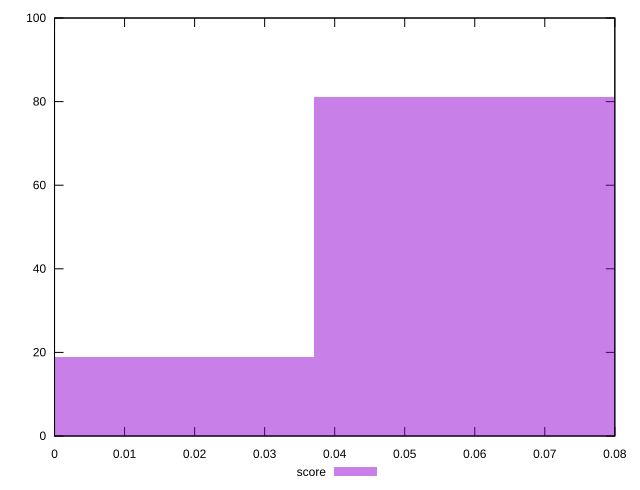

The gnuplot source for this figure:
reset

$score <<EOF
0.07398024876984396 81
0 19
EOF

set key outside below
set boxwidth 0.07398024876984396
set xrange [0:0.08]
set yrange [0:100]
set trange [0:100]
set style fill transparent solid 0.5 noborder
set terminal svg size 640, 490 enhanced background rgb 'white'
set output "report_00018_2021-02-10T15-25-16.877Z/cumulative-layout-shift/samples/pages+cached+noadtech+nomedia+nocss/score/histogram.svg"

plot $score title "score" with boxes

reset
